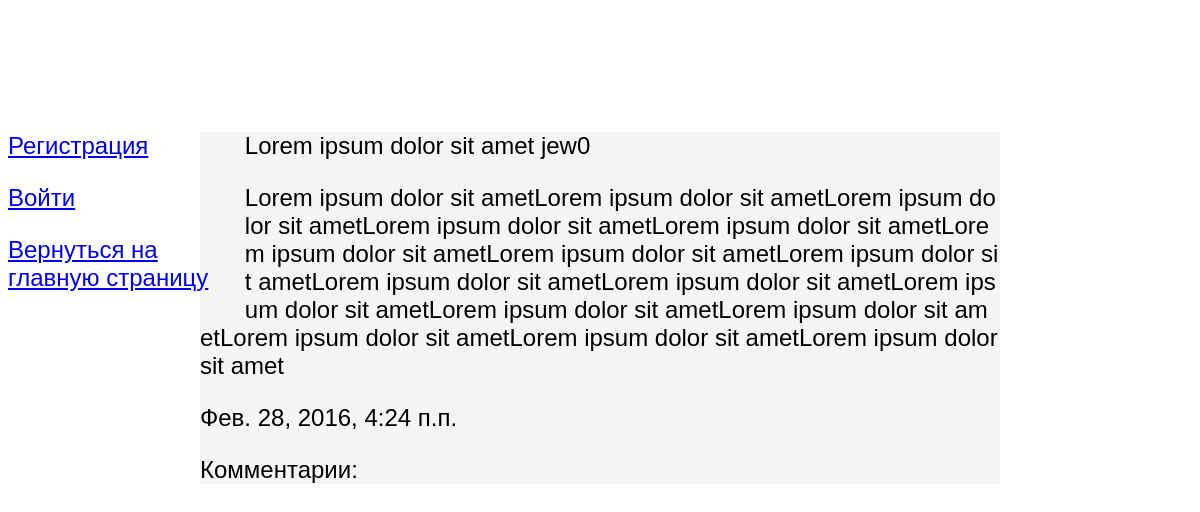
Page /blog/2/ on the earlier database version.
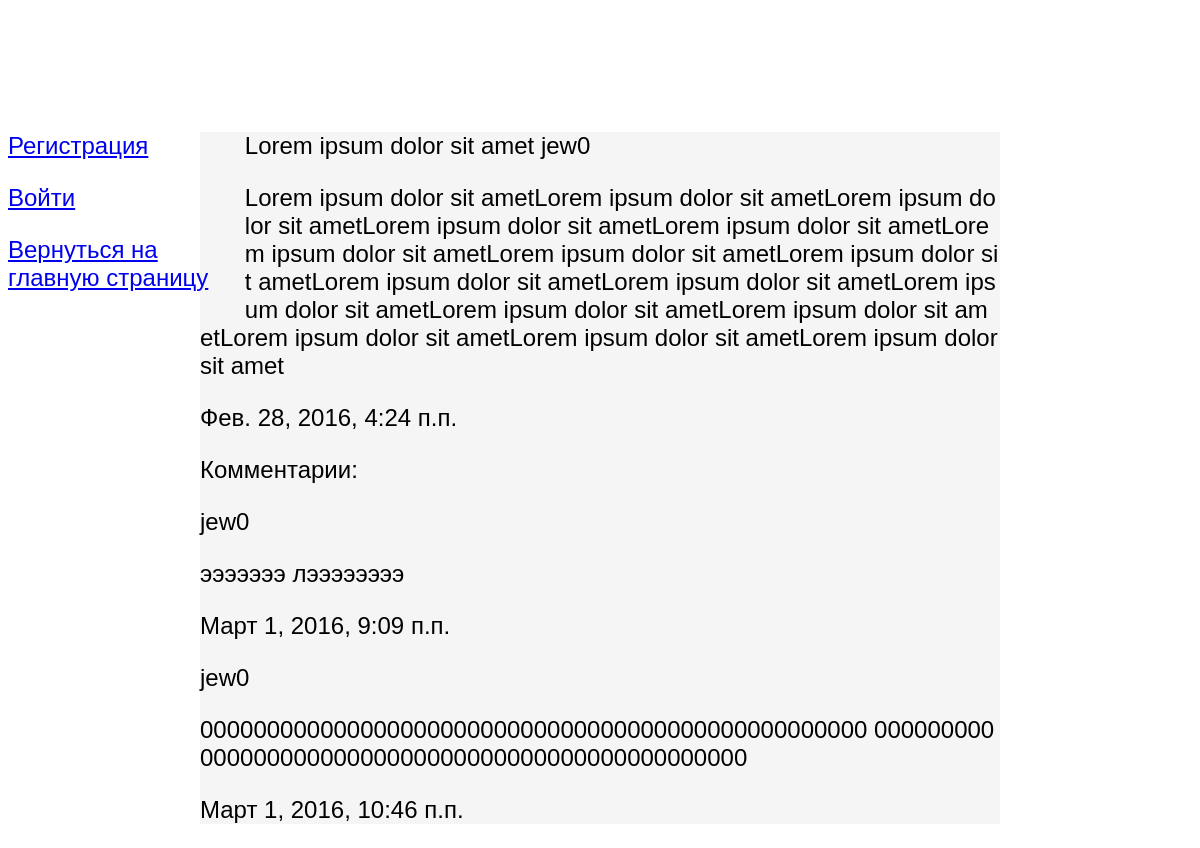
Same page on the later database version.
### blog/models.py (models this page shows, shortened)
class Post(models.Model):
    title = models.CharField(max_length=200)
    text = models.TextField()
    author = models.ForeignKey('auth.User')
    tags = models.SlugField(blank=True, null=True)
    time_published = models.DateTimeField(auto_now_add=True)
    time_edited = models.DateTimeField(auto_now_add=True)
    approved = models.BooleanField(default=False)
    rating = models.IntegerField(default=0)

class Comment(models.Model):
    comment = models.ForeignKey(Post, on_delete=models.CASCADE)
    author = models.ForeignKey('auth.User')
    text = models.TextField()
    time_published = models.DateTimeField(auto_now_add=True)
    time_edited = models.DateTimeField(auto_now_add=True)
    rating = models.IntegerField(default=0)

### blog/views.py (the view)
# urls.py: url(r'^blog/(?P<post_id>[0-9]+)/$', views.comments, name='comment_page'),
def comments(request, post_id):
    author = request.user
    posts = Post.objects.all()
    post = Post.objects.get(pk=post_id)
    comment_list = post.comment_set.all()
    if request.method == 'POST':
        form = AddComment(request.POST)
        if form.is_valid():
            comment = Comment(comment=post,
                              author=author,
                              text=form.text)
            comment.save()
            return redirect('blog.views.comments', post_id=post_id)
    else:
        form = AddComment()
    return render(request, 'blog/comment_page.html',
                  {'post': post, 'comment_list': comment_list,
                   'posts': posts, 'form': form, 'author': author})

### templates/blog/comment_page.html (shortened to what this page needs)
{% extends 'blog/main_page_carcass.html' %}
{% block content %}
    <p>{{ post.title }} {{ post.author }}{{ post.rating }}</p>
    <p>{{ post.text }}</p>
    <p>{{ post.time_published }}</p>
    <p>Комментарии:</p>
    {% for comment in comment_list %}
        <p>{{ comment.author }}{{ comment.rating }}</p>
        <p>{{ comment.text }}</p>
        <p>{{ comment.time_published }}</p>
    {% endfor %}
{% endblock %}
{% block return %}
    <a href="{% url "main_page" %}">Вернуться на главную страницу</a>
{% endblock %}

### templates/blog/main_page_carcass.html
{% load staticfiles %}
<link rel="stylesheet" type="text/css" href="{% static 'css/blog.css' %}" />
<html lang="en">
<head>
</head>
<body>
<div class="block_top"></div>
<div class="block_left">
        {% if user.is_authenticated %}
            <p> Добро пожаловать, {{ user.username }}. Снова.</p>
            <p> <a href="/blog/logout">Выйти</a> </p>
            {% if user.is_superuser %}
                <p><a href="/blog/add_post">Добавить пост</a> </p>
                {% endif %}
            {% else %}
                <a href="/blog/registration"><p>Регистрация</p></a>
                <a href="/blog/login"><p>Войти</p></a>
            {% endif %}
        <p>{% block return %} {% endblock %}</p>
</div>
<div class="block_center">
    {% block content %}
    {% endblock %}
</div>
</body>
</html>

### blog/static/css/blog.css (style rules this page uses)
.block_center { width: 800px; font: 150% arial; text-align: left; margin: 0 auto; background-color: whitesmoke; word-break: break-all; }
.block_top { height: 100px; }
.block_left { float: left; width: 20%; font: 150% arial; }

Differences in the rows shown:
added Comment: author "jew", rating "0", text "эээээээ лээээээээ", time_published "Март 1, 2016, 9:09 п.п."
added Comment: author "jew", rating "0", text "00000000000000000000000000000000000000000000000000 00000000000000000000000000000000000000000000000000", time_published "Март 1, 2016, 10:46 п.п."
